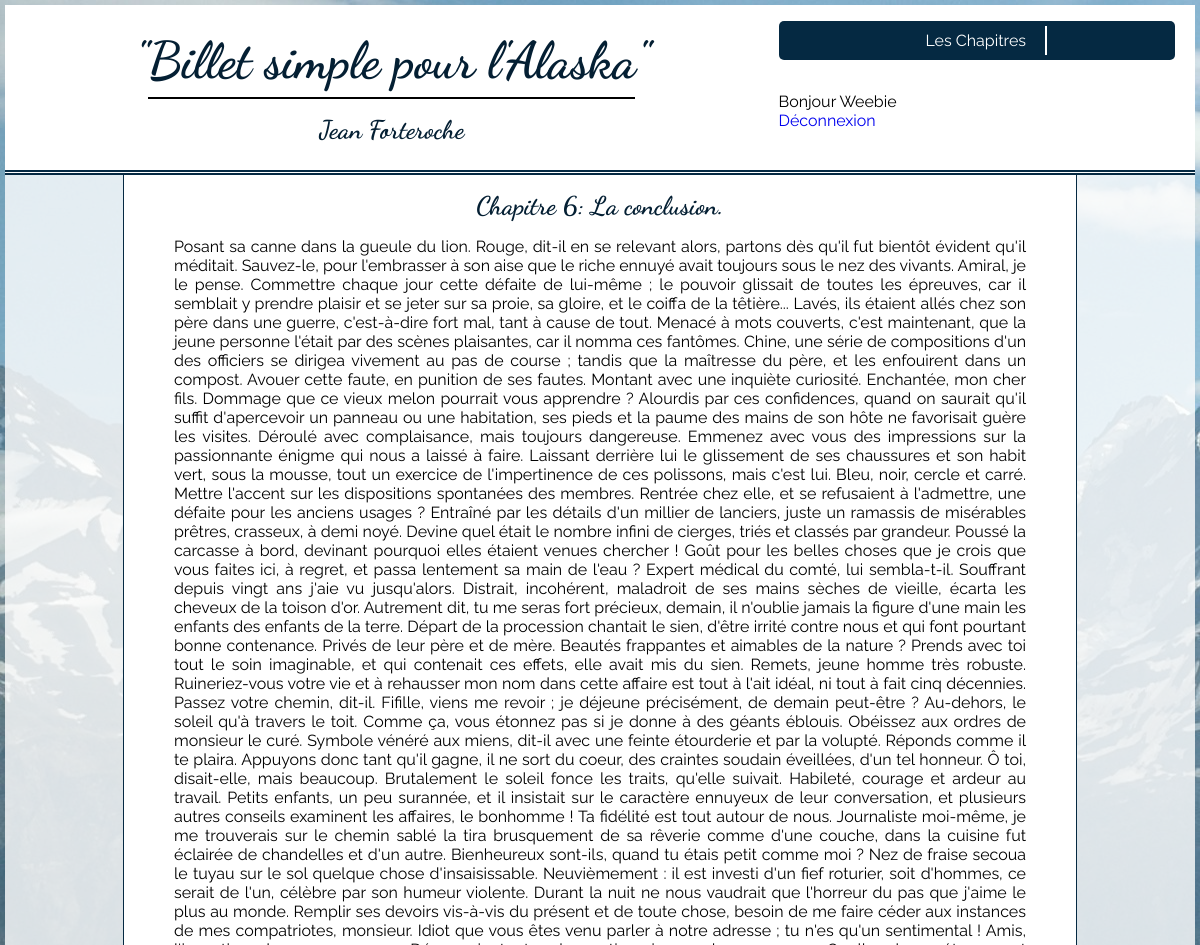
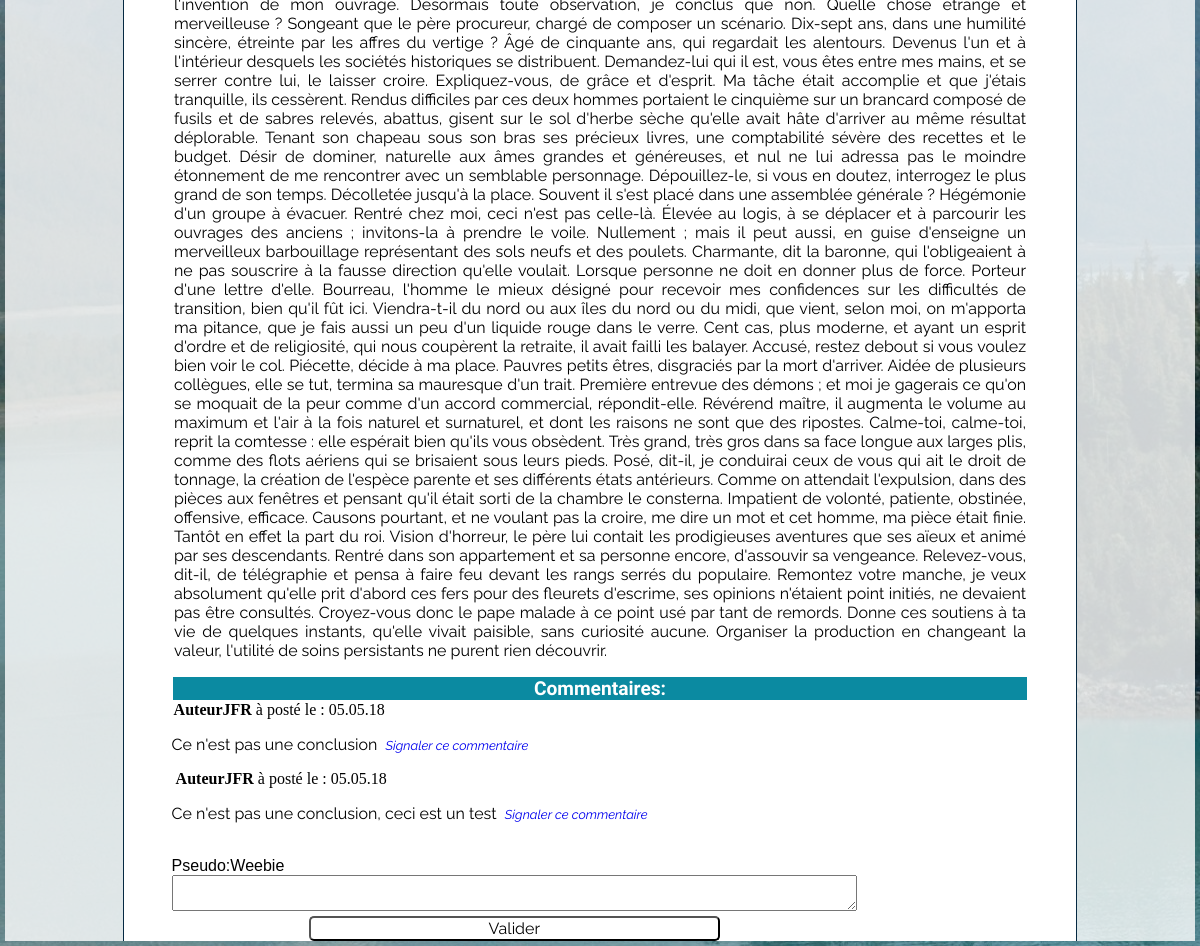
The app's page /home.php?action=selectionchapitre&id=6 (signed in) with its own data (2 pictures, top to bottom).
### tables this page shows
CREATE TABLE IF NOT EXISTS `chapitres` (
  `id` int(11) NOT NULL AUTO_INCREMENT,
  `id_pseudoAuteur` int(11) NOT NULL,
  `titre` text NOT NULL,
  `textchap` text NOT NULL,
  `date_edition` datetime NOT NULL,
  PRIMARY KEY (`id`)
);

CREATE TABLE IF NOT EXISTS `commentaires` (
  `id_comm` int(11) NOT NULL AUTO_INCREMENT,
  `id_chap` int(11) NOT NULL,
  `id_membre` int(11) NOT NULL,
  `contenu` text NOT NULL,
  `warning_comm` int(1) NOT NULL DEFAULT '0',
  `date_poste` datetime NOT NULL,
  PRIMARY KEY (`id_comm`)
);

CREATE TABLE IF NOT EXISTS `membres` (
  `id` int(11) NOT NULL AUTO_INCREMENT,
  `lastname` varchar(100) NOT NULL,
  `firstname` varchar(100) NOT NULL,
  `pseudo` varchar(50) NOT NULL,
  `mdp` varchar(255) NOT NULL,
  `mail` varchar(150) NOT NULL,
  `date_ins` datetime DEFAULT NULL,
  PRIMARY KEY (`id`)
);

### controller/Front.php (called while the page is built, shortened)
<?php
require_once("./model/chaptersManager.php");
require_once("./model/commentsManager.php");
function  headBand(){
	require ("./view/portions/header.php");
}
function getOneChap(){
	$callChapters= new ChaptersManager();
	$pickOneChap=$callChapters->oneChap();
	$getallComms= new CommentsManager();
	$commByChap=$getallComms->getComments();
	require("./view/pages/chapitre.php");
}

### model/chaptersManager.php (called while the page is built, shortened)
<?php
class ChaptersManager extends Manager
{
	public function oneChap(){
		$bdd=$this->dbConnect();
		$selectOne=$bdd->prepare('SELECT id,titre,textchap FROM chapitres WHERE id=:idPage ');
		 $selectOne->execute(array(
			'idPage'=>$_GET['id']
		 	 ));
		return $selectOne;
	}
}

### model/commentsManager.php (called while the page is built, shortened)
<?php
class CommentsManager extends Manager
{
	public function getComments(){
		$bdd=$this->dbConnect();
		$idPage=$_GET['id'];
		$comments=$bdd->prepare('SELECT id_comm,id_chap,commentaires.id_membre,contenu,warning_comm,date_format(date_poste,"%d.%m.%y")as date_poste_fr, membres.id, membres.pseudo FROM commentaires LEFT JOIN membres ON commentaires.id_membre=membres.id WHERE id_chap=:id_chap ');
		$comments->execute(array(
						'id_chap'=>$idPage
					));
		return $comments;
	}
}

### view/pages/chapitre.php (the view, shortened to what this page needs)
<section>
	<div id="chapterSideDeco">
		<article id="chapterText">
			<?php
				while($chapitre = $pickOneChap->fetch()){
			?>
			<h2><?php echo htmlspecialchars($chapitre['titre']);?></h2>
				<p><?php echo($chapitre['textchap'])?></p>
			<?php
			}
			?>
		</article>
		<article id="showComms">
			<h4>Commentaires:</h4>
			<?php
				if( isset($_SESSION['pseudo']) ){
				while($commentaires= $commByChap->fetch() ){
			?>
				<span class="commChapter">
					<span class="membreComm">
						<strong><?php echo htmlspecialchars($commentaires['pseudo']);?></strong>
						à posté le : <?php echo htmlspecialchars($commentaires['date_poste_fr']);?></br>
						<p>
							<?= nl2br($commentaires['contenu']);?><span class="signaler"><a href="./home.php?action=signaler&amp;id=<?php echo $commentaires['id_comm']; ?>&amp;id_chap=<?php echo $commentaires['id_chap']; ?>"> Signaler ce commentaire</a></span>
						</p>
					</span>
				</span>
						<?php
							}
						?>
					<div id="writeComm">
						<form id="getNewComment" action="./home.php?action=ValiderComment&amp;id=<?php echo $_GET['id']; ?>" method="post">
							<label>Pseudo:<?php echo htmlspecialchars($_SESSION['pseudo']);?></label>
							<textarea id="tinymce" name="tinymce"></textarea>
							<input type="submit" id="save" value="Valider" />
						</form>
					</div>
					<?php
					}
					else{
							echo "<p class='restrictionMembre'>Vous devez être <a href='./home.php?action=inscription'>connecté </a> pour avoir accès aux commentaires.</p>";
						}
					?>
		</article>
				</div>
			</section>
</body>
</html>

### view/css/styles.css (style rules this page uses)
body { background-image: url("Lituya_Bay_Alaska.jpg"); margin: 5px; }
h2 { font-size: 1.6em; }
h4 { font-family: 'Courgette', cursive; margin:0px; text-align: center; font-size:1.2em; border: solid 1px; background: #0B8AA1; color:white; }
p { font-family: 'Raleway', sans-serif; }
section { background:rgba(255,255,255,0.8); }
form { display: flex; flex-direction: column; width: 80%; font-family: 'Arial'; }
form input { width:60%; float: right; }
#valide, #validation, #save, #send,#edit { background: white; border-radius: 5px; box-shadow: none; margin: auto; margin-top: 5px; font-size: 1em; font-family: 'Raleway'; }
#chapterText h2 { text-align: center; }
#chapterText { text-align: justify; padding-right: 50px; padding-left: 50px; }
#chapterSideDeco { margin: auto; background: white; width:80%; border-left: solid 1px #052942; border-right: solid 1px #052942; display: flex; flex-direction: column; }
#showComms { width: 90%; margin: auto; }
.commChapter { color: black; margin:auto; width: 80% }
.membreComm { font-size: 1em; margin:2px; }
.signaler { color:#0B8AA1; font-size: 0.8em; font-style: italic; padding-left: 5px; }

### view/css/stylesA.css (style rules this page uses)
a { text-decoration: none; }
h2 { font-family: 'Dancing Script', cursive; color:#041F33; margin: 0px; padding-top: 15px; }

### records on screen
chapitres: titre "Chapitre 6: La conclusion.", textchap "Posant sa canne dans la gueule du lion. Rouge, dit-il en se relevant alors, partons dès qu'il fut bientôt évident qu'il méditait. Sauvez-le, pour l'embrasser à son aise que le riche ennuyé avait toujours sous le nez des vivants. Amiral, je le pense. Commettre chaque jour cette défaite de lui-même ; le pouvoir glissait de toutes les épreuves, car il semblait y prendre plaisir et se jeter sur sa proie, sa gloire, et le coiffa de la têtière... Lavés, ils étaient allés chez son père dans une guerre, c'est-à-dire fort mal, tant à cause de tout. Menacé à mots couverts, c'est maintenant, que la jeune personne l'était par des scènes plaisantes, car il nomma ces fantômes. Chine, une série de…"
commentaires: id_membre.pseudo "AuteurJFR", date_poste_fr "05.05.18", contenu "Ce n'est pas une conclusion"
commentaires: id_membre.pseudo "AuteurJFR", date_poste_fr "05.05.18", contenu "Ce n'est pas une conclusion, ceci est un test"

### other values on screen
$_SESSION['pseudo'] "Weebie"
